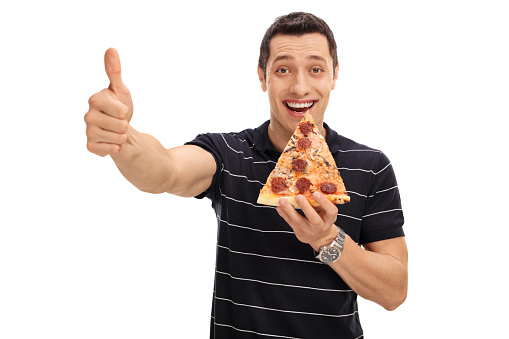
#> input picture pizza.tif, 509 x 339 px
$ python comparison.py
#> lines starting #> are read from the running program, lines starting #| are printed output that depends on the picture
from PIL import Image

source = Image.open('pizza.tif')
#> source is the input picture: PIL image 509x339 RGB; mean R, G, B 213.5, 204.6, 200.3
base = source
base.convert('RGB')
base.save('pizza-base.bmp')

bw = base
bw = bw.convert('L')
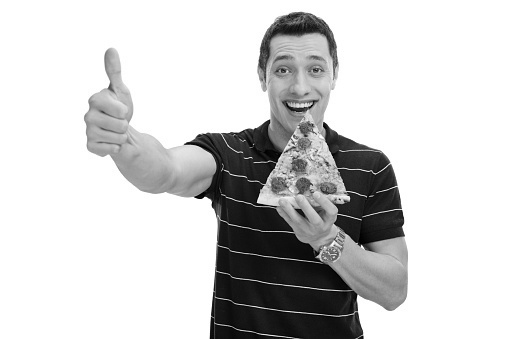
#> bw: PIL image 509x339 L; min 0, max 255, mean 206.7
bw = bw.convert('RGB')
#> bw: PIL image 509x339 RGB
bw.save('pizza-bw.bmp')

rgba = base
rgba = rgba.convert('RGBA')
rgba = rgba.convert('RGB')
rgba.save('pizza-rgba.bmp')
